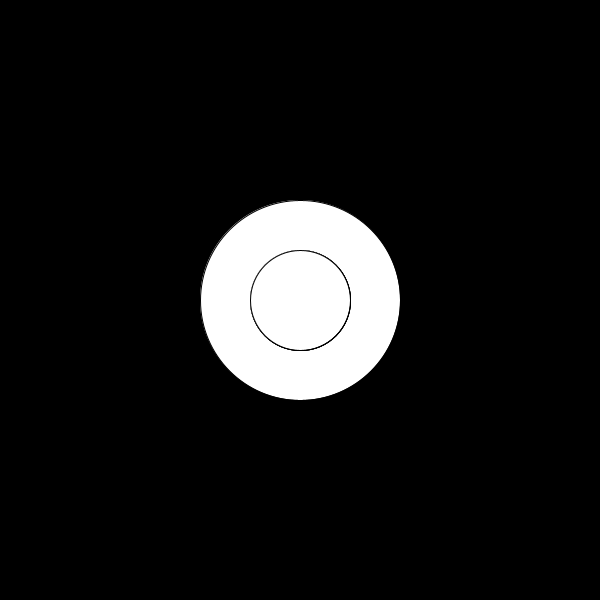
Frame 1 (no input)
Frame 60 (the mouse pressed at the canvas centre just before this capture): identical to frame 1, image omitted
Frame 120 (the mouse held since frame 60 and released just before this capture): identical to frame 1, image omitted

The Processing sketch that drew this single still picture (run headless with seeded random() and noise(); from frame 60 on, the mouse is pressed at the canvas centre):

// Processing sketch: sistema_solar
// ── sistema_solar.pde
Planet sun;
void setup(){
  size(600,600);
  sun = new Planet(100,0);
  sun.spawnMoons(5);
  
  
}
void draw(){
  background(0);
  translate(width/2,height/2);
  sun.show();
  
  
}
// ── Planet.pde
class Planet {
  float radius;
  float angle;
  float distance;
  Planet[] planets;
  
  Planet(float r, float d){
   radius = r;
   distance = d;
   angle = 0;
  }
  
  void spawnMoons(int total){
    planets = new Planet[total];
    for (int i = 0; i < planets.length; i++){
     planets[i] = new Planet(radius*0.5, random(100,200));
    }
    
  }
  
  
  void show(){
    fill(255);
    ellipse(0,0,radius*2,radius*2);
    
    if (planets != null){
    for (int i = 0; i < planets.length; i++){
      planets[i].show();
     }
    }
  }
}
